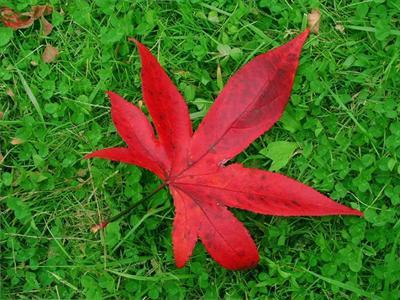
#> input picture HW/HW1/hw1_material/part2/testdata/1.png, 400 x 300 px
$ python main.py
#> lines starting #> are read from the running program, lines starting #| are printed output that depends on the picture
### HW/HW1/hw1_material/part2/JBF.py

import numpy as np
import cv2


class Joint_bilateral_filter(object):
    def __init__(self, sigma_s, sigma_r):
        self.sigma_r = sigma_r
        self.sigma_s = sigma_s
        self.wndw_size = 6*sigma_s+1
        self.pad_w = 3*sigma_s

    def joint_bilateral_filter(self, img, guidance):
        BORDER_TYPE = cv2.BORDER_REFLECT
        padded_img = cv2.copyMakeBorder(img, self.pad_w, self.pad_w, self.pad_w, self.pad_w, BORDER_TYPE).astype(np.int32)
        padded_guidance = cv2.copyMakeBorder(guidance, self.pad_w, self.pad_w, self.pad_w, self.pad_w, BORDER_TYPE).astype(np.int32)

        h, w = img.shape[:2]
        normalize = np.zeros((h, w))
        output = np.zeros((h, w, 3))
        expand_size = self.wndw_size ** 2

        ### TODO ###
        # Spatial Kernel G_s
        G_s = np.exp(-0.5 * np.sum((np.indices((self.wndw_size, self.wndw_size)) - (self.wndw_size // 2)) ** 2, axis=0) / (self.sigma_s ** 2))

        # Range Kernel Weight
        r_weight =  np.exp(-0.5 * (np.linspace(0, 1, 256) / self.sigma_r)**2)

        # Range Kernel G_r
        for i in range(self.wndw_size):
            for j in range(self.wndw_size):

                intensity_diff = np.abs(guidance - padded_guidance[i:i+h, j:j+w])
                if guidance.ndim == 3:
                    G_r = r_weight[intensity_diff[:, :, 0]] * r_weight[intensity_diff[:, :, 1]] * r_weight[intensity_diff[:, :, 2]]
                else:
                    G_r = r_weight[intensity_diff]

                joint_weight = G_r * G_s[i, j]
                normalize += joint_weight

                # output += np.expand_dims(joint_weight, axis=2) * padded_img[i:i+h, j:j+w]
                for k in range(3):
                    output[:, :, k] += joint_weight * padded_img[i:i+h, j:j+w, k]

        output /= np.expand_dims(normalize, axis=2)

        return np.clip(output, 0, 255).astype(np.uint8)

### HW/HW1/hw1_material/part2/main.py
import numpy as np
import cv2
import argparse
import os
from JBF import Joint_bilateral_filter


def main():
    parser = argparse.ArgumentParser(description='main function of joint bilateral filter')
    parser.add_argument('--image_path', default='./testdata/1.png', help='path to input image')
    parser.add_argument('--setting_path', default='./testdata/1_setting.txt', help='path to setting file')
    args = parser.parse_args()

    img = cv2.imread(args.image_path)
#> img is the input picture: shape (300, 400, 3); mean B, G, R 36.1, 102.2, 81.7
    img_rgb = cv2.cvtColor(img,cv2.COLOR_BGR2RGB)
    img_gray = cv2.cvtColor(img,cv2.COLOR_BGR2GRAY)

    ### TODO ###
    os.makedirs('./output_image', exist_ok=True)
    if (args.image_path == './testdata/1.png'):
        test_img = 1
    elif (args.image_path == './testdata/2.png'):
        test_img = 2
    else:
        print('Invalid input type')

    img_y = np.ones((img_rgb.shape[0], img_rgb.shape[1]))
    setting = []
    with open (args.setting_path) as f:
#> (reads HW/HW1/hw1_material/part2/testdata/1_setting.txt from the repository)
        for line in f:
            p = []
            p = line.split()
            for d in p:
                setting.append(d)

    sigma_s, sigma_r = setting[6].split(',')[1], setting[6].split(',')[3]
    sigma_s, sigma_r = int(sigma_s), float(sigma_r)
    JBF = Joint_bilateral_filter(sigma_s, sigma_r)

    jbf_out_rgb = JBF.joint_bilateral_filter(img_rgb, img_rgb).astype(np.uint8)
#> in joint_bilateral_filter, `padded_img = cv2.copyMakeBorder(img, self.pad_w, self.pad_w, self.pad_..`:
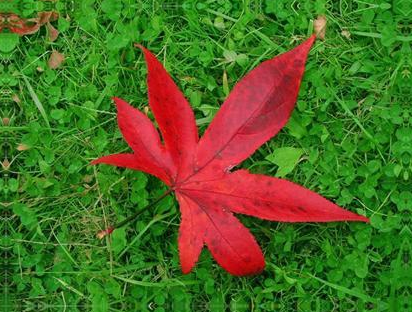
#> padded_img: shape (312, 412, 3) int32; mean R, G, B 79.5, 103.3, 35.8
#> after the loop in joint_bilateral_filter, `for i in range(self.wndw_size):`:
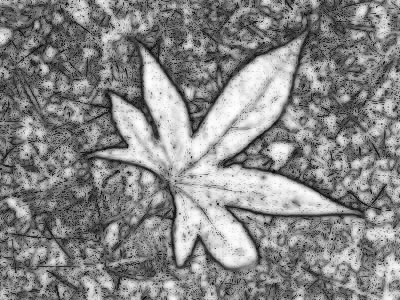
#> normalize: shape (300, 400) float64; min 1.02, max 24.58, mean 13.5; drawn with min black and max white
#> after the loop in joint_bilateral_filter, `for i in range(self.wndw_size):`:
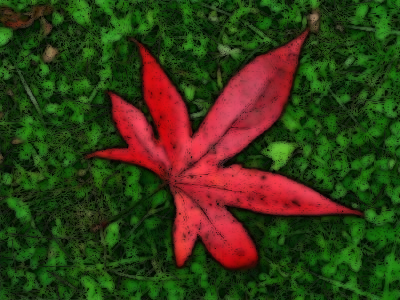
#> output: shape (300, 400, 3) float64; mean R, G, B 1256.4, 1316.3, 501.5; drawn with min black and max white
#> in joint_bilateral_filter, `return np.clip(output, 0, 255).astype(np.uint8)`:
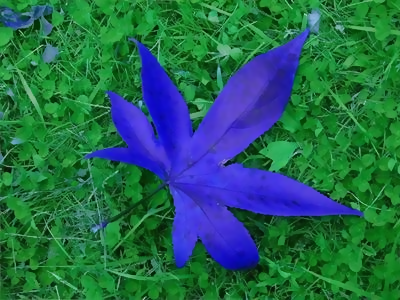
#> returned value: shape (300, 400, 3); mean of channels 0, 1, 2 81.2, 101.8, 35.4; drawn as B, G, R

    for i in range(6):
        if i > 0:
            weight_r, weight_g, weight_b = setting[i].split(',')[0], setting[i].split(',')[1], setting[i].split(',')[2]
            weight_r, weight_g, weight_b = np.float64(weight_r), np.float64(weight_g), np.float64(weight_b)
            img_y[:, :] = weight_r * img_rgb[:, :, 0] + weight_g * img_rgb[:, :, 1] + weight_b * img_rgb[:, :, 2]
            jbf_out = JBF.joint_bilateral_filter(img_rgb, img_y.astype(np.uint8)).astype(np.uint8)
            cv2.imwrite('./output_image/img_y_{}_{}.png'.format(test_img, i), img_y)
        else:
            jbf_out = JBF.joint_bilateral_filter(img_rgb, img_gray.astype(np.uint8)).astype(np.uint8)
            cv2.imwrite('./output_image/img_gray_{}.png'.format(test_img), img_gray)

        jbf_out_rgb, jbf_out = np.int32(jbf_out_rgb), np.int32(jbf_out)
        diff = jbf_out_rgb - jbf_out
        cost = np.sum(abs(diff))
        cv2.imwrite('./output_image/img_out_{}_{}_{}.png'.format(test_img, i, cost), cv2.cvtColor(jbf_out.astype(np.float32), cv2.COLOR_RGB2BGR))
#> this loop made 6 passes
#> cost on passes 1 to 6: 1207799, 1439568, 1305961, 1393620, 1279697, 1127913
#> pass 1, in joint_bilateral_filter (call 2), `padded_guidance = cv2.copyMakeBorder(guidance, self.pad_w, self.pad_w,..`:
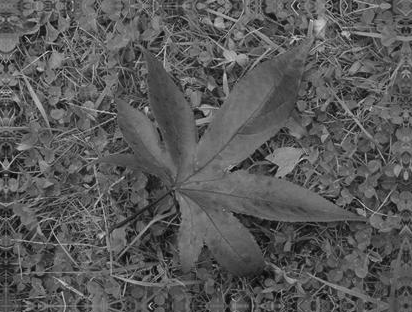
#> padded_guidance: shape (312, 412) int32; min 4, max 211, mean 88.5
#> pass 1, in main, `jbf_out = JBF.joint_bilateral_filter(img_rgb, img_gray.astype(np.uint8..`:
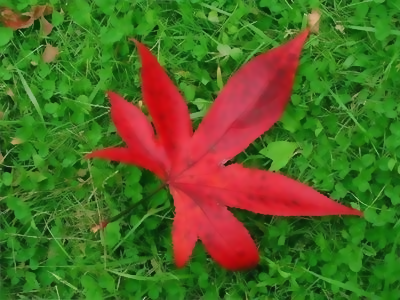
#> jbf_out: shape (300, 400, 3); mean R, G, B 81.3, 101.8, 35.4
#> after the loop:
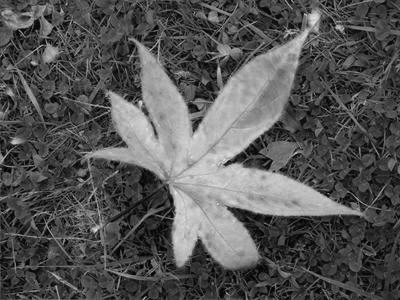
#> img_y: shape (300, 400) float64; min 2, max 232.2, mean 85.8


if __name__ == '__main__':
    main()
